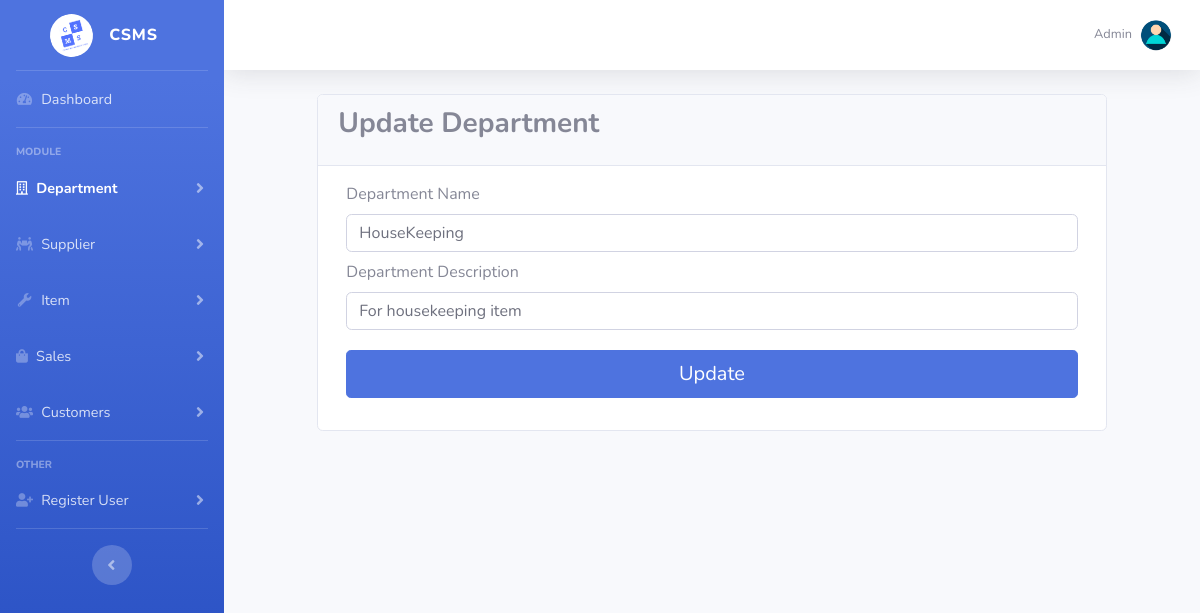
/add_dept.php?department&type=update&deptid=1 (signed in), run on the app's committed database.
### tables this page shows
CREATE TABLE `user` (
  `user_id` int(5) NOT NULL,
  `user_name` varchar(50) NOT NULL,
  `user_ic` bigint(15) NOT NULL,
  `user_email` varchar(50) NOT NULL,
  `user_phone` text NOT NULL,
  `user_type` varchar(30) NOT NULL,
  `password` longtext NOT NULL,
  `confirm_password` longtext NOT NULL
);

CREATE TABLE `department` (
  `dept_id` int(3) NOT NULL,
  `dept_name` varchar(30) NOT NULL,
  `dept_desc` longtext NOT NULL
);

### add_dept.php (the view, shortened to what this page needs)
<?php
include("connection.php");
if(isset($_SESSION["userid"])){
  $uid = $_SESSION["userid"];
}
else{
  header('Location: login.php');
}
$sql = "SELECT * FROM user WHERE user_id = '".$uid."'";
$rsltsql = $conn->query($sql);
if($rsltsql->num_rows>0){
  while($rowsql = $rsltsql->fetch_assoc()){
    $uname = $rowsql["user_name"];
  }
}
if(isset($_GET["type"])){
  $type = $_GET["type"];
}
else{
  $type = "";
}
if(isset($_GET["deptid"])){
  $id = $_GET["deptid"];
}
else{
  $id = "";
}
$name = "";
$desc = "";
?>
<!DOCTYPE html>
<html lang="en">
<head>
  <link href="vendor/fontawesome-free/css/all.min.css" rel="stylesheet" type="text/css">
  <link href="css/sb-admin-2.min.css" rel="stylesheet">
</head>
<body id="page-top">
  <div id="wrapper">
    <?php include('menu.php'); ?>
    <div id="content-wrapper" class="d-flex flex-column">
      <div id="content">
        <nav class="navbar navbar-expand navbar-light bg-white topbar mb-4 static-top shadow">
          <ul class="navbar-nav ml-auto">
            <li class="nav-item dropdown no-arrow">
              <a class="nav-link dropdown-toggle" href="#" id="userDropdown" role="button" data-toggle="dropdown" aria-haspopup="true" aria-expanded="false">
                <span class="mr-2 d-none d-lg-inline text-gray-600 small"><?php echo $uname ?></span>
                <img class="img-profile rounded-circle" src="img/profile.jpg">
              </a>
            </li>
          </ul>
        </nav>
        <div class="col-md-10" style="margin: 0 auto;">
          <div class="card " >
            <div class="card-header">
              <?php
              if($type == "update"){
                ?>
                <h3 class="card-title"><b>Update Department</b></h3>
                <?php
              }
              else{
                ?>
                <h3 class="card-title"><b>Add Department</b></h3>
                <?php
              }
              ?>
            </div>
            <div class="card-body">
                <div class="col-lg-12">
                  <?php
                  if($type == "update"){
                    ?>
                    <form id="add_dept" method="post" action="update_process.php?type=dept&deptid=<?php echo $id ?>">
                    <?php
                  }
                  else{
                    ?>
                    <form id="add_dept" method="post" action="add_process.php?type=dept">
                    <?php
                  }
                  ?>
                    <?php
                    if($type == "update"){
                      $update = "SELECT * FROM department WHERE dept_id = '".$id."'";
                      $rsltupdate = $conn->query($update);
                      if($rsltupdate->num_rows>0){
                        while($rowupdate = $rsltupdate->fetch_assoc()){
                          $name = $rowupdate["dept_name"];
                          $desc = $rowupdate["dept_desc"];
                        }
                      }
                    }
                    ?>
                    <div class="form-group">
                      <label for="dept_name">Department Name</label>
                      <input type="text" id="dept_name" name="dept_name" class="form-control" value="<?php echo $name ?>" required>
                    </div>
                    <div class="form-group">
                      <label for="dept_desc">Department Description</label>
                      <input type="text" id="dept_desc" name="dept_desc" class="form-control" value="<?php echo $desc ?>" required>
                    </div>
                    <?php
                    if($type == "update"){
                      ?>
                      <input style="margin-top: 20px;" type="submit" name="submit" class="btn btn-primary btn-round btn-lg btn-block mb-3" value="Update">
                      <?php
                    }
                    else{
                      ?>
                      <input style="margin-top: 20px;" type="submit" name="submit" class="btn btn-primary btn-round btn-lg btn-block mb-3" value="Save">
                      <?php
                    }
                    ?>
                  </form>
                </div>
            </div>
          </div>
        </div>
      </div>
    </div>
  </div>
</body>
</html>

### data on the page
user: user_name "Admin"
department: dept_name "HouseKeeping", dept_desc "For housekeeping item"
